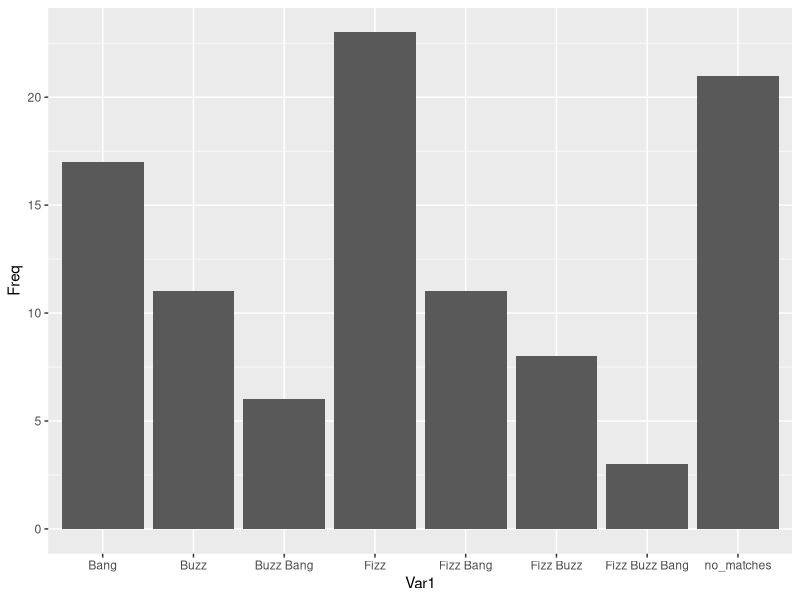

Reproduce this figure in R.
create_data = function(df, n){
  for (i in n) {
    # find modulus of number for the given vector
    df = within(df, assign(paste0('V', i), df[, 1]%%i == 0))
    # find string contains the given number
    df = within(df, assign(paste0('Vg', i), grepl(i, df[, 1])))
  }
  return(df)
}

or_and_expr = function(n){
  my_expr = paste('(', 
                  paste(unlist( lapply(n, function(x) { 
                    paste('(df$V', x, ' | ', 'df$Vg', x, ')', sep  = '')
                  })),
                  collapse=" & " ),
                  ')', 
                  sep = '')
  return(my_expr)
}

myfun = function(df, n, replace){
  res_na = which(is.na(df$res))
  my_expr = or_and_expr(n = n)
  print(my_expr)
  x = which(eval(parse(text=my_expr)))
  x = intersect(res_na, x)
  df$res[x] = replace
  return(df)
}

myfun2 = function(df, yes, no, replace) {
  res_na = which(is.na(df$res))
  yes_expr = or_and_expr(n = yes)
  no_expr = paste('!', or_and_expr(n = no), sep = '')
  yes_no_expr = paste(yes_expr, no_expr, sep = " & ")
  print(yes_expr)
  print(no_expr)
  print(yes_no_expr)
  x = which(eval(parse(text=yes_no_expr)))
  x = intersect(res_na, x)
  df$res[x] = replace
  return(df)
}

# data setup
df1 = data.frame(vec = 1:100)
df1 = create_data(df=df1, n=c(3,4, 5))

# replacement
#---------------------------------
# 1. no matches
#---------------------------------
res = which(rowSums(df1[, -1]) == 0)
df1$res = NA
df1$res[res] = res
#---------------------------------
# 2. Fizz Buzz Bang
#---------------------------------
# (multiple of 3 or string 3) and (multiple of 4 or string 4) and (multiple of 5 or string 5)
df1 = myfun(df = df1, n = c(3,4,5), replace = 'Fizz Buzz Bang')

#---------------------------------
# 2. Fizz Buzz
#---------------------------------
# (multiple of 3 or string 3) and (multiple of 5 or string 5)
df1 = myfun2(df = df1, yes = c(3,5), no = c(4), replace = 'Fizz Buzz')

#---------------------------------
# 2. Fizz Bang
#---------------------------------
# (multiple of 3 or string 3) and (multiple of 5 or string 5)
df1 = myfun2(df = df1, yes = c(3,4), no = c(5), replace = 'Fizz Bang')

#---------------------------------
# 2. Buzz Bang
#---------------------------------
# (multiple of 3 or string 3) and (multiple of 5 or string 5)
df1 = myfun2(df = df1, yes = c(4,5), no = c(3), replace = 'Buzz Bang')

#---------------------------------
# 3. 'Fizz
#---------------------------------
df1 = myfun2(df = df1, yes = c(3), no = c(4,5), replace = 'Fizz')
#---------------------------------
# 4. 'Buzz'
df1 = myfun2(df = df1, yes = c(5), no = c(3,4), replace = 'Buzz')
#---------------------------------
# 4. 'Bang'
df1 = myfun2(df = df1, yes = c(4), no = c(3,5), replace = 'Bang')
#---------------------------------
# check any missing values in df1$res
stopifnot(!any(is.na(df1$res)))
#---------------------------------
View(df1)

# Bar chart
# data setup
df2 = as.data.frame(table(df1$res[!grepl('[[:digit:]]', df1$res)]))
df2 = rbind.data.frame(df2, 
                       data.frame(Var1 = 'no_matches', Freq = sum(grepl('[[:digit:]]', df1$res)))
)
# plot
library(ggplot2)
ggplot(data = df2, aes(x = Var1, y = Freq)) + 
  geom_bar(stat = 'identity')

